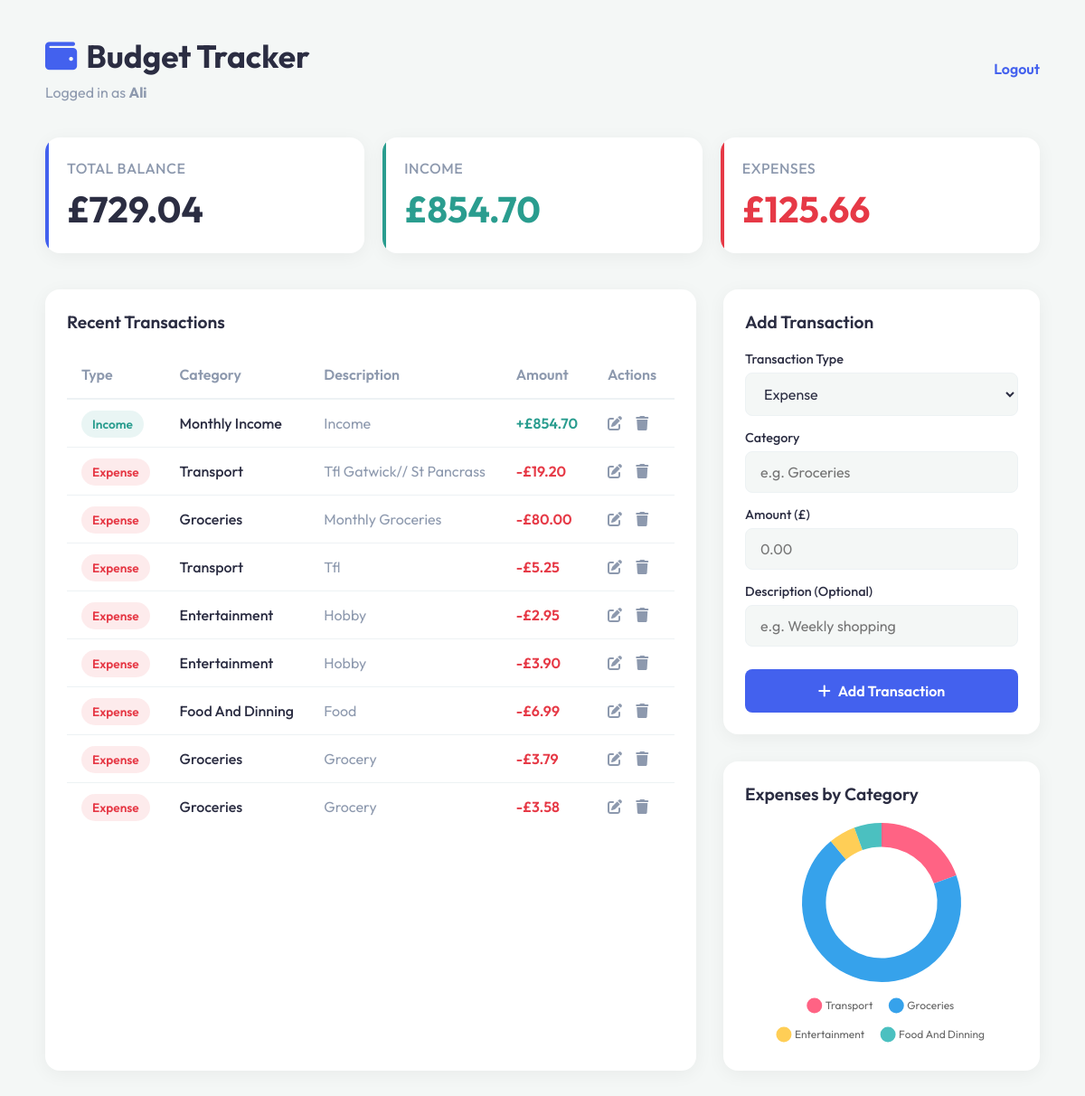
Screenshot of / (signed in) with the database file from the repository.
### app.py (models this page shows)
class Transaction(db.Model):
    id = db.Column(db.Integer, primary_key=True)
    type = db.Column(db.String(10), nullable=False)  # 'income' or 'expense'
    category = db.Column(db.String(50), nullable=False)
    amount = db.Column(db.Float, nullable=False)
    description = db.Column(db.String(200))
    user_id = db.Column(db.Integer, db.ForeignKey('user.id'), nullable=True)
    user = db.relationship('User', backref=db.backref('transactions', lazy=True))

### app.py (the view)
@app.route('/')
@login_required
def index():
    user_id = session['user_id']
    transactions = Transaction.query.filter_by(user_id=user_id).all()
    income = sum(t.amount for t in transactions if t.type == 'income')
    expenses = sum(t.amount for t in transactions if t.type == 'expense')
    balance = income - expenses
    from collections import defaultdict
    category_totals = defaultdict(float)
    for t in transactions:
        if t.type == 'expense':
            category_totals[t.category] += t.amount
    categories = list(category_totals.keys())
    amounts = list(category_totals.values())
    palette = [
        '#FF6384', '#36A2EB', '#FFCE56', '#4BC0C0', '#9966FF',
        '#FF9F40', '#C9CBCF', '#8BC34A', '#E91E63', '#00BCD4',
        '#9C27B0', '#FFEB3B', '#795548', '#607D8B', '#F44336'
    ]
    colors = [palette[i % len(palette)] for i in range(len(categories))]
    return render_template(
        'index.html',
        transactions=transactions,
        income=income,
        expenses=expenses,
        balance=balance,
        categories=categories,
        amounts=amounts,
        colors=colors,
        username=session.get('username')
    )

### app.py (called while the page is built)
def login_required(view):
    @wraps(view)
    def wrapped_view(**kwargs):
        if 'user_id' not in session:
            return redirect(url_for('login'))
        return view(**kwargs)
    return wrapped_view

### templates/index.html (shortened to what this page needs)
<!DOCTYPE html>
<html lang="en">
<head>
    <link rel="stylesheet" href="https://cdnjs.cloudflare.com/ajax/libs/font-awesome/6.4.0/css/all.min.css">
</head>
<body>
    <div class="container">
        <header>
            <div>
                <h1><i class="fa-solid fa-wallet" style="color: var(--primary); margin-right: 10px;"></i>Budget Tracker</h1>
                {% if username %}
                <p style="margin: 8px 0 0; color: var(--text-muted);">Logged in as <strong>{{ username }}</strong></p>
                {% endif %}
            </div>
            <div>
                <a href="/logout" style="font-weight: 600; color: var(--primary); text-decoration: none;">Logout</a>
            </div>
        </header>
        <div class="summary-cards">
            <div class="card balance">
                <div class="card-title">Total Balance</div>
                <div class="card-value">£{{ '%.2f'|format(balance) }}</div>
            </div>
            <div class="card income">
                <div class="card-title">Income</div>
                <div class="card-value income-text">£{{ '%.2f'|format(income) }}</div>
            </div>
            <div class="card expense">
                <div class="card-title">Expenses</div>
                <div class="card-value expense-text">£{{ '%.2f'|format(expenses) }}</div>
            </div>
        </div>
        <div class="main-content">
            <div class="section-box table-container">
                <h3>Recent Transactions</h3>
                <table>
                    <thead>
                        <tr>
                            <th>Type</th>
                            <th>Category</th>
                            <th>Description</th>
                            <th>Amount</th>
                            <th>Actions</th>
                        </tr>
                    </thead>
                    <tbody>
                        {% for t in transactions %}
                        <tr>
                            <td><span class="badge {{ t.type }}">{{ t.type }}</span></td>
                            <td style="font-weight: 500;">{{ t.category }}</td>
                            <td style="color: var(--text-muted);">{{ t.description }}</td>
                            <td style="font-weight: 600; color: {% if t.type == 'income' %}var(--income){% else %}var(--expense){% endif %};">
                                {% if t.type == 'income' %}+{% else %}-{% endif %}£{{ '%.2f'|format(t.amount) }}
                            </td>
                            <td class="actions">
                                <a href="/edit/{{ t.id }}" title="Edit"><i class="fa-solid fa-pen-to-square"></i></a>
                                <a href="/delete/{{ t.id }}" class="delete" title="Delete" onclick="return confirm('Delete this entry?');"><i class="fa-solid fa-trash"></i></a>
                            </td>
                        </tr>
                        {% else %}
                        <tr>
                            <td colspan="5" style="text-align: center; color: var(--text-muted); padding: 40px;">No transactions yet. Add one to get started!</td>
                        </tr>
                        {% endfor %}
                    </tbody>
                </table>
            </div>
            <div class="side-panel">
                <div class="section-box" style="margin-bottom: 30px;">
                    <h3>Add Transaction</h3>
                    <form action="/add" method="post">
                        <div class="input-group">
                            <label for="type">Transaction Type</label>
                            <select name="type" id="type" required>
                                <option value="expense" selected>Expense</option>
                            </select>
                        </div>
                        <div class="input-group">
                            <label for="category">Category</label>
                            <input type="text" name="category" id="category" placeholder="e.g. Groceries" required>
                        </div>
                        <div class="input-group">
                            <label for="amount">Amount (£)</label>
                            <input type="number" step="0.01" name="amount" id="amount" placeholder="0.00" required>
                        </div>
                        <div class="input-group">
                            <label for="description">Description (Optional)</label>
                            <input type="text" name="description" id="description" placeholder="e.g. Weekly shopping">
                        </div>
                        <button type="submit"><i class="fa-solid fa-plus" style="margin-right: 8px;"></i>Add Transaction</button>
                    </form>
                </div>
                <div class="section-box" id="chartBox">
                    <h3>Expenses by Category</h3>
                    <div class="chart-container">
                        <canvas id="pieChart"></canvas>
                    </div>
                </div>
            </div>
        </div>
    </div>
    <script>
        const categories = {{ categories|tojson }};
        const amounts = {{ amounts|tojson }};
        const colors = {{ colors|tojson }};
        if (categories.length > 0) {
            new Chart(document.getElementById('pieChart'), {
                type: 'doughnut',
                data: {
                    labels: categories,
                    datasets: [{
                        data: amounts,
                        backgroundColor: colors,
                        borderWidth: 0,
                        hoverOffset: 4
                    }]
                },
                options: {
                    responsive: true,
                    maintainAspectRatio: false,
                    cutout: '70%',
                    plugins: {
                        legend: {
                            position: 'bottom',
                            labels: {
                                font: {
                                    family: "'Outfit', sans-serif"
                                },
                                usePointStyle: true,
                                padding: 20
                            }
                        }
                    }
                }
            });
        } else {
            document.getElementById('chartBox').style.display = 'none';
        }
    </script>
</body>
</html>

### templates/index.html (style rules this page uses)
:root { --bg-color: #f4f7f6; --surface: #ffffff; --text-main: #2b2d42; --text-muted: #8d99ae; --primary: #4361ee; --primary-hover: #3a56d4; --income: #2a9d8f; --expense: #e63946; --border: #edf2f4; --shadow: rgba(0, 0, 0, 0.05) 0px 4px 20px; }
body { font-family: 'Outfit', sans-serif; background-color: var(--bg-color); color: var(--text-main); margin: 0; padding: 0; display: flex; justify-content: center; }
.container { max-width: 1100px; width: 100%; padding: 40px 20px; }
header { display: flex; justify-content: space-between; align-items: center; margin-bottom: 40px; }
h1 { font-size: 2.2rem; font-weight: 700; margin: 0; color: var(--text-main); }
.summary-cards { display: grid; grid-template-columns: repeat(auto-fit, minmax(300px, 1fr)); gap: 20px; margin-bottom: 40px; }
.card { background: var(--surface); border-radius: 16px; padding: 24px; box-shadow: var(--shadow); display: flex; flex-direction: column; position: relative; overflow: hidden; transition: transform 0.3s ease; }
.card::before { content: ''; position: absolute; top: 0; left: 0; width: 4px; height: 100%; }
.card.income::before { background-color: var(--income); }
.card.expense::before { background-color: var(--expense); }
.card.balance::before { background-color: var(--primary); }
.card-title { font-size: 1rem; color: var(--text-muted); font-weight: 500; margin-bottom: 10px; text-transform: uppercase; letter-spacing: 0.5px; }
.card-value { font-size: 2.5rem; font-weight: 700; }
.card-value.income-text { color: var(--income); }
.card-value.expense-text { color: var(--expense); }
.main-content { display: grid; grid-template-columns: 1fr 350px; gap: 30px; }
.section-box { background: var(--surface); border-radius: 16px; padding: 24px; box-shadow: var(--shadow); }
h3 { font-size: 1.2rem; font-weight: 600; margin-top: 0; margin-bottom: 20px; color: var(--text-main); }
form { display: flex; flex-direction: column; gap: 15px; }
.input-group { display: flex; flex-direction: column; gap: 6px; }
label { font-size: 0.9rem; font-weight: 500; color: var(--text-main); }
input, select { font-family: 'Outfit', sans-serif; font-size: 1rem; padding: 12px 16px; border: 1px solid var(--border); border-radius: 8px; background-color: var(--bg-color); color: var(--text-main); transition: border-color 0.3s ease, box-shadow 0.3s ease; }
button { font-family: 'Outfit', sans-serif; font-size: 1rem; font-weight: 600; padding: 14px; background-color: var(--primary); color: white; border: none; border-radius: 8px; cursor: pointer; transition: background-color 0.3s ease, transform 0.1s ease; margin-top: 10px; }
.table-container { overflow-x: auto; }
table { width: 100%; border-collapse: separate; border-spacing: 0; text-align: left; }
th { padding: 16px; font-weight: 600; color: var(--text-muted); border-bottom: 2px solid var(--border); }
td { padding: 16px; border-bottom: 1px solid var(--border); vertical-align: middle; }
tr:last-child td { border-bottom: none; }
tr { transition: background-color 0.2s ease; }
.badge { padding: 6px 12px; border-radius: 20px; font-size: 0.85rem; font-weight: 600; text-transform: capitalize; }
.badge.income { background-color: rgba(42, 157, 143, 0.1); color: var(--income); }
.badge.expense { background-color: rgba(230, 57, 70, 0.1); color: var(--expense); }
.actions a { color: var(--text-muted); text-decoration: none; margin-right: 12px; transition: color 0.2s ease; }
.chart-container { position: relative; height: 250px; width: 100%; display: flex; justify-content: center; }

### rows the page displays
Transaction: type "Income", category "Monthly Income", description "Income", amount "854.70"
Transaction: type "Expense", category "Transport", description "Tfl Gatwick// St Pancrass", amount "19.20"
Transaction: type "Expense", category "Groceries", description "Monthly Groceries", amount "80.00"
Transaction: type "Expense", category "Transport", description "Tfl", amount "5.25"
Transaction: type "Expense", category "Entertainment", description "Hobby", amount "2.95"
Transaction: type "Expense", category "Entertainment", description "Hobby", amount "3.90"
Transaction: type "Expense", category "Food And Dinning", description "Food", amount "6.99"
Transaction: type "Expense", category "Groceries", description "Grocery", amount "3.79"
Transaction: type "Expense", category "Groceries", description "Grocery", amount "3.58"

### other values shown
{{ username }} "Ali"
{{ '%.2f'|format(balance) }} "729.04"
{{ '%.2f'|format(income) }} "854.70"
{{ '%.2f'|format(expenses) }} "125.66"
chart data {{ categories|tojson }} ["Transport", "Groceries", "Entertainment", "Food And Dinning"]
chart data {{ amounts|tojson }} [24.45, 87.37, 6.85, 6.99]
